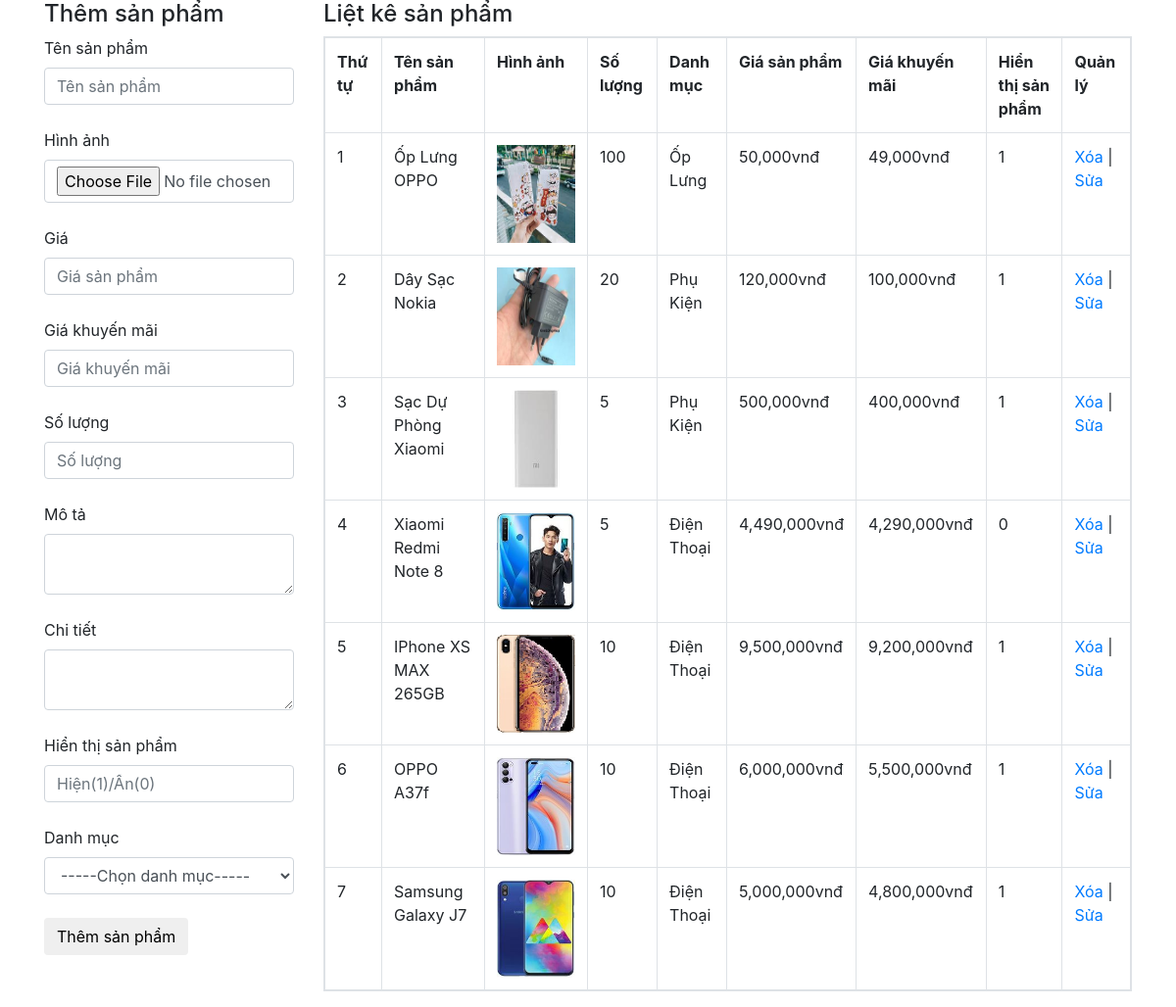
Screenshot of /admin/xulysanpham.php with the database file from the repository.
### tables this page shows
CREATE TABLE `sanpham` (
  `sp_id` int(11) NOT NULL,
  `dm_id` int(11) NOT NULL,
  `sp_name` varchar(255) NOT NULL,
  `sp_chitiet` text NOT NULL,
  `sp_mota` text NOT NULL,
  `sp_gia` varchar(100) NOT NULL,
  `sp_giakhuyenmai` int(100) NOT NULL,
  `sp_active` int(11) NOT NULL,
  `sp_hot` int(11) NOT NULL DEFAULT 1,
  `sp_soluong` int(11) NOT NULL,
  `sp_image` varchar(50) NOT NULL
);

CREATE TABLE `danhmuc` (
  `dm_id` int(11) NOT NULL,
  `dm_name` varchar(255) NOT NULL
);

### admin/xulysanpham.php (the view, shortened to what this page needs)
<?php
include('../db/connect.php');
?>
<!DOCTYPE html>
<html>
<head>
<link href="../css/bootstrap.css" rel="stylesheet" type="text/css" media="all" />
</head>
<body>
    <div class="container">
        <div class="row">
            <?php
            if(isset($_GET['quanly'])=='capnhat'){
                $id_capnhat=$_GET['capnhat_id'];
                $sql_capnhat=mysqli_query($mysqli,"select * from sanpham where sp_id='$id_capnhat'");
                $row_capnhat=mysqli_fetch_array($sql_capnhat);
                $id_category_1=$row_capnhat['dm_id'];
                ?>
                <div class="col-md-3">
                <h4>Cập nhật sản phẩm</h4>
                <form action="" method="POST" enctype="multipart/form-data">
                    <label>Tên sản phẩm</label>
                    <input type="text" class="form-control" name="tensanpham" value="<?php echo $row_capnhat['sp_name'] ?>"><br>
                    <input type="hidden" class="form-control" name="id_update" value="<?php echo $row_capnhat['sp_id'] ?>"><br>
                    <label>Hình ảnh</label>
                    <input type="file" class="form-control" name="hinhanh"><br>
                    <img src="../uploads/<?php echo $row_capnhat['sp_image'] ?>" height="100" width="80" ><br>
                    <label>Giá</label>
                    <input type="text" class="form-control" name="giasanpham" value="<?php echo $row_capnhat['sp_gia'] ?>"><br>
                    <label>Giá khuyến mãi</label>
                    <input type="text" class="form-control" name="giakhuyenmai" value="<?php echo $row_capnhat['sp_giakhuyenmai'] ?>"><br>
                    <label>Số lượng</label>
                    <input type="text" class="form-control" name="soluong" value="<?php echo $row_capnhat['sp_soluong'] ?>"><br>
                    <label>Mô tả</label>
                    <textarea class="form-control" rows="10" name="mota"><?php echo $row_capnhat['sp_mota'] ?></textarea><br>
                    <label>Chi tiết</label>
                    <textarea class="form-control" rows="10" name="chitiet"><?php echo $row_capnhat['sp_chitiet'] ?></textarea><br>
                    <label>Hiển thị sản phẩm</label>
                    <input type="text" class="form-control" name="active" value="<?php echo $row_capnhat['sp_active'] ?>"><br>
                    <label>Sản phẩm bán chạy</label>
                    <input type="text" class="form-control" name="banchay" value="<?php echo $row_capnhat['sp_hot'] ?>"><br>
                    <label>Danh mục</label>
                    <?php
                    $sql_danhmuc=mysqli_query($mysqli,"select * from danhmuc order by dm_id desc")
                    ?>
                    <select name="danhmuc" class="form-control">
                        <option value="0">-----Chọn danh mục-----</option>
                        <?php
                        while($row_danhmuc=mysqli_fetch_array($sql_danhmuc)){
                            if($id_category_1==$row_danhmuc['dm_id']){
                        ?>
                        <option selected value="<?php echo $row_danhmuc['dm_id'] ?>"><?php echo $row_danhmuc['dm_name'] ?></option>
                        <?php
                            }else{
                        ?>
                        <option value="<?php echo $row_danhmuc['dm_id'] ?>"><?php echo $row_danhmuc['dm_name'] ?></option>
                        <?php
                            }
                        }
                        ?>
                    </select><br>
                    <input type="submit" name="capnhatsanpham" value="Cập nhật sản phẩm" class="btn btn-default">
                </form>
            </div>
            <?php
            }else{
                ?>
                <div class="col-md-3">
                <h4>Thêm sản phẩm</h4>
                <form action="" method="POST" enctype="multipart/form-data">
                    <label>Tên sản phẩm</label>
                    <input type="text" class="form-control" name="tensanpham" placeholder="Tên sản phẩm"><br>
                    <label>Hình ảnh</label>
                    <input type="file" class="form-control" name="hinhanh"><br>
                    <label>Giá</label>
                    <input type="text" class="form-control" name="giasanpham" placeholder="Giá sản phẩm"><br>
                    <label>Giá khuyến mãi</label>
                    <input type="text" class="form-control" name="giakhuyenmai" placeholder="Giá khuyến mãi"><br>
                    <label>Số lượng</label>
                    <input type="text" class="form-control" name="soluong" placeholder="Số lượng"><br>
                    <label>Mô tả</label>
                    <textarea class="form-control" name="mota"></textarea><br>
                    <label>Chi tiết</label>
                    <textarea class="form-control" name="chitiet"></textarea><br>
                    <label>Hiển thị sản phẩm</label>
                    <input type="text" class="form-control" name="active" placeholder="Hiện(1)/Ẩn(0)"><br>
                    <label>Danh mục</label>
                    <select name="danhmuc" class="form-control">
                        <option value="0">-----Chọn danh mục-----</option>
                    </select><br>
                    <input type="submit" name="themsanpham" value="Thêm sản phẩm" class="btn btn-default">
                </form>
            </div>
            <?php
            }
            ?>
            <div class="col-md-9">
            <h4>Liệt kê sản phẩm</h4>
            <?php
            $sql_select_sp=mysqli_query($mysqli,"select * from sanpham,danhmuc where sanpham.dm_id=danhmuc.dm_id order by sanpham.sp_id desc")
            ?>
            <table class="table table-responsive table-bordered ">
                <tr>
                    <th>Thứ tự</th>
                    <th>Tên sản phẩm</th>
                    <th>Hình ảnh</th>
                    <th>Số lượng</th>
                    <th>Danh mục</th>
                    <th>Giá sản phẩm</th>
                    <th>Giá khuyến mãi</th>
                    <th>Hiển thị sản phẩm</th>
                    <th>Quản lý</th>
                </tr>
                <?php
                $i=0;
                while($row_sp=mysqli_fetch_array($sql_select_sp)){
                    $i++;
                ?>
                <tr>
                    <td><?php echo $i ?></td>
                    <td><?php echo $row_sp['sp_name'] ?></td>
                    <td><img src="../uploads/<?php echo $row_sp['sp_image'] ?>" height="100" width="80"></td>
                    <td><?php echo $row_sp['sp_soluong'] ?></td>
                    <td><?php echo $row_sp['dm_name'] ?></td>
                    <td><?php echo number_format($row_sp['sp_gia']).'vnđ' ?></td>
                    <td><?php echo number_format($row_sp['sp_giakhuyenmai']).'vnđ' ?></td>
                    <td><?php echo $row_sp['sp_active'] ?></td>
                    <td><a href="?mod=quanlysanpham&xoa=<?php echo $row_sp['sp_id'] ?>">Xóa</a> | <a href="?mod=quanlysanpham&quanly=capnhat&capnhat_id=<?php echo $row_sp['sp_id'] ?>">Sửa</a></td>
                </tr>
                <?php
                }
                ?>
            </table>
            </div>
        </div>
    </div>
</body>
</html>

### rows the page displays
sanpham: sp_name "Ốp Lưng OPPO", sp_image (picture), sp_soluong "100", dm.dm_name "Ốp Lưng", sp_gia "50,000", sp_giakhuyenmai "49,000", sp_active "1"
sanpham: sp_name "Dây Sạc Nokia", sp_image (picture), sp_soluong "20", dm.dm_name "Phụ Kiện", sp_gia "120,000", sp_giakhuyenmai "100,000", sp_active "1"
sanpham: sp_name "Sạc Dự Phòng Xiaomi", sp_image (picture), sp_soluong "5", dm.dm_name "Phụ Kiện", sp_gia "500,000", sp_giakhuyenmai "400,000", sp_active "1"
sanpham: sp_name "Xiaomi Redmi Note 8", sp_image (picture), sp_soluong "5", dm.dm_name "Điện Thoại", sp_gia "4,490,000", sp_giakhuyenmai "4,290,000", sp_active "0"
sanpham: sp_name "IPhone XS MAX 265GB", sp_image (picture), sp_soluong "10", dm.dm_name "Điện Thoại", sp_gia "9,500,000", sp_giakhuyenmai "9,200,000", sp_active "1"
sanpham: sp_name "OPPO A37f", sp_image (picture), sp_soluong "10", dm.dm_name "Điện Thoại", sp_gia "6,000,000", sp_giakhuyenmai "5,500,000", sp_active "1"
sanpham: sp_name "Samsung Galaxy J7", sp_image (picture), sp_soluong "10", dm.dm_name "Điện Thoại", sp_gia "5,000,000", sp_giakhuyenmai "4,800,000", sp_active "1"
